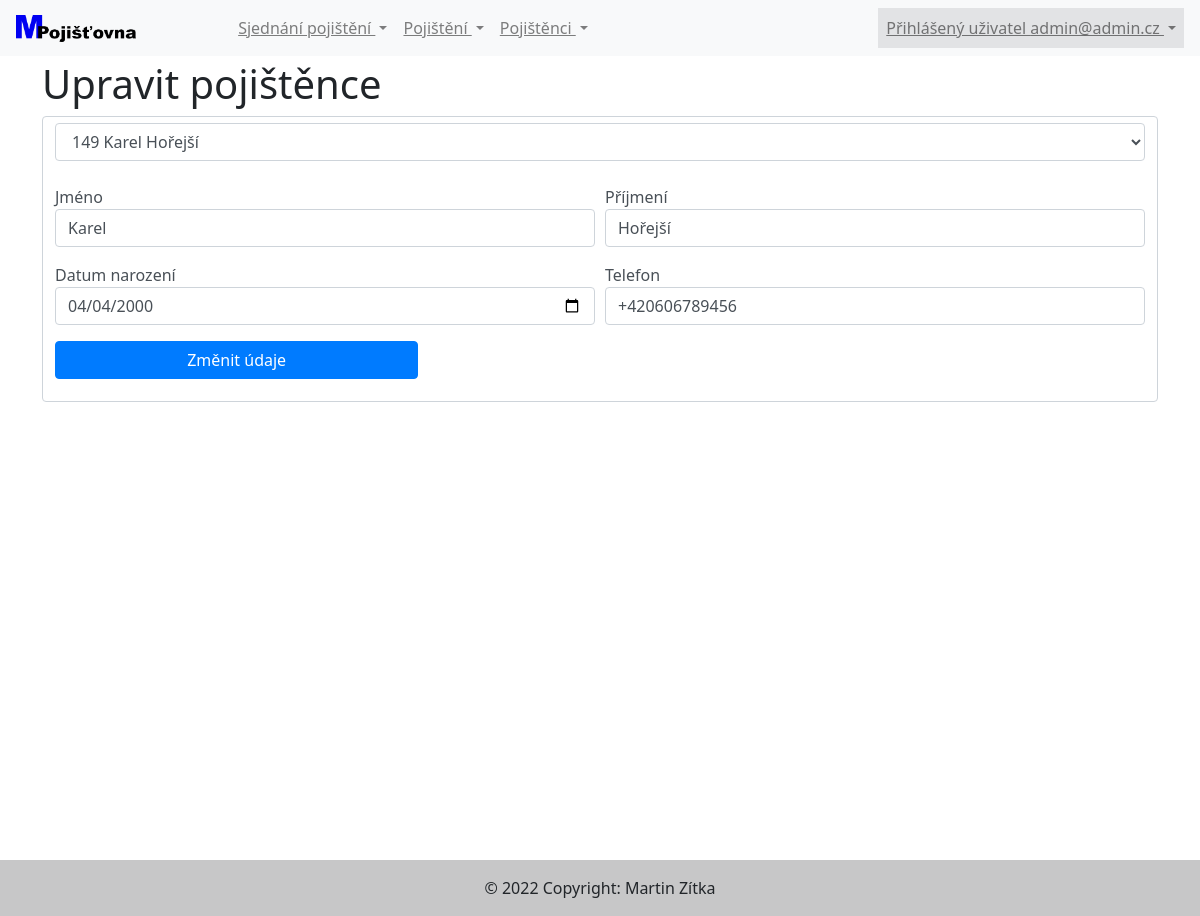
The page /pojistovnaM/updatePojistenci.php?pojistenecId=149 (signed in) on the database its author committed.
### tables this page shows
CREATE TABLE `pojistenci` (
  `pojistenecId` int(11) NOT NULL,
  `jmeno` varchar(60) DEFAULT NULL,
  `prijmeni` varchar(60) DEFAULT NULL,
  `datumNarozeni` date DEFAULT NULL,
  `telefon` varchar(20) DEFAULT NULL
);

### pojistovnaM/tridy/Pojistenec.php (called while the page is built, shortened)
<?php
class Pojistenec {
    public function VyplnPojistence() {
        global $connection;
        $pojistenecId = $_GET["pojistenecId"];
        $dbVyplnPojistence = "SELECT pojistenecId, jmeno, prijmeni, datumNarozeni, telefon FROM pojistenci WHERE pojistenecId = $pojistenecId";
        $vyplnPojistence = mysqli_query($connection, $dbVyplnPojistence);
    }
}

### pojistovnaM/updatePojistenci.php (the view, shortened to what this page needs)
<?php
require_once 'header.php';
$pojistenec = new Pojistenec();
$pojistenec->VratPojistence();
?>
        <h1>Upravit pojištěnce</h1>
        <form class="form-control" action="updatePojistenci.php" method="post">
        <select class="form-control" name="pojistenecId" pojistenecId="">
            <?php
            $pojistenec->VyplnPojistence();
            while ($row = mysqli_fetch_assoc($vyplnPojistence)) {
                $pojistenecId = $row["pojistenecId"];
                $jmeno = $row["jmeno"];
                $prijmeni = $row["prijmeni"];
                $datumNarozeni = $row["datumNarozeni"];
                $telefon = $row["telefon"];
                echo "<option value='$pojistenecId'>$pojistenecId $jmeno $prijmeni</option>";
            }
            ?>
        </select><br>
    <div class="form-row">
        <br>
        <div class="form-group col-md-6"> Jméno<br>
            <input class="form-control" value="<?php echo htmlspecialchars($jmeno) ?>" type="text" name="jmeno" required></div>
        <div class="form-group col-md-6">Příjmení<br>
            <input class="form-control" value="<?php echo htmlspecialchars($prijmeni) ?>" type="text" name="prijmeni" required></div>
        <div class="form-group col-md-6">Datum narození<br>
            <input class="form-control" value="<?php echo htmlspecialchars($datumNarozeni) ?>" type="date" name="datumNarozeni" required></div>
        <div class="form-group col-md-6">Telefon<br>
            <input class="form-control" value="<?php echo htmlspecialchars($telefon) ?>" type="text" name="telefon" required></div></div>
    <input class="form-group col-md-4 btn btn-primary" type="submit" name="submit" value="Změnit údaje">
</form>
<?php require_once 'footer.php';?>

### rows shown on the page
pojistenci: jmeno "Karel", prijmeni "Hořejší", datumNarozeni "04/04/2000", telefon "+420606789456"

### other values the page prints
$_SESSION['email'] "admin@admin.cz"
form field pojistenecId "149 Karel Hořejší"
